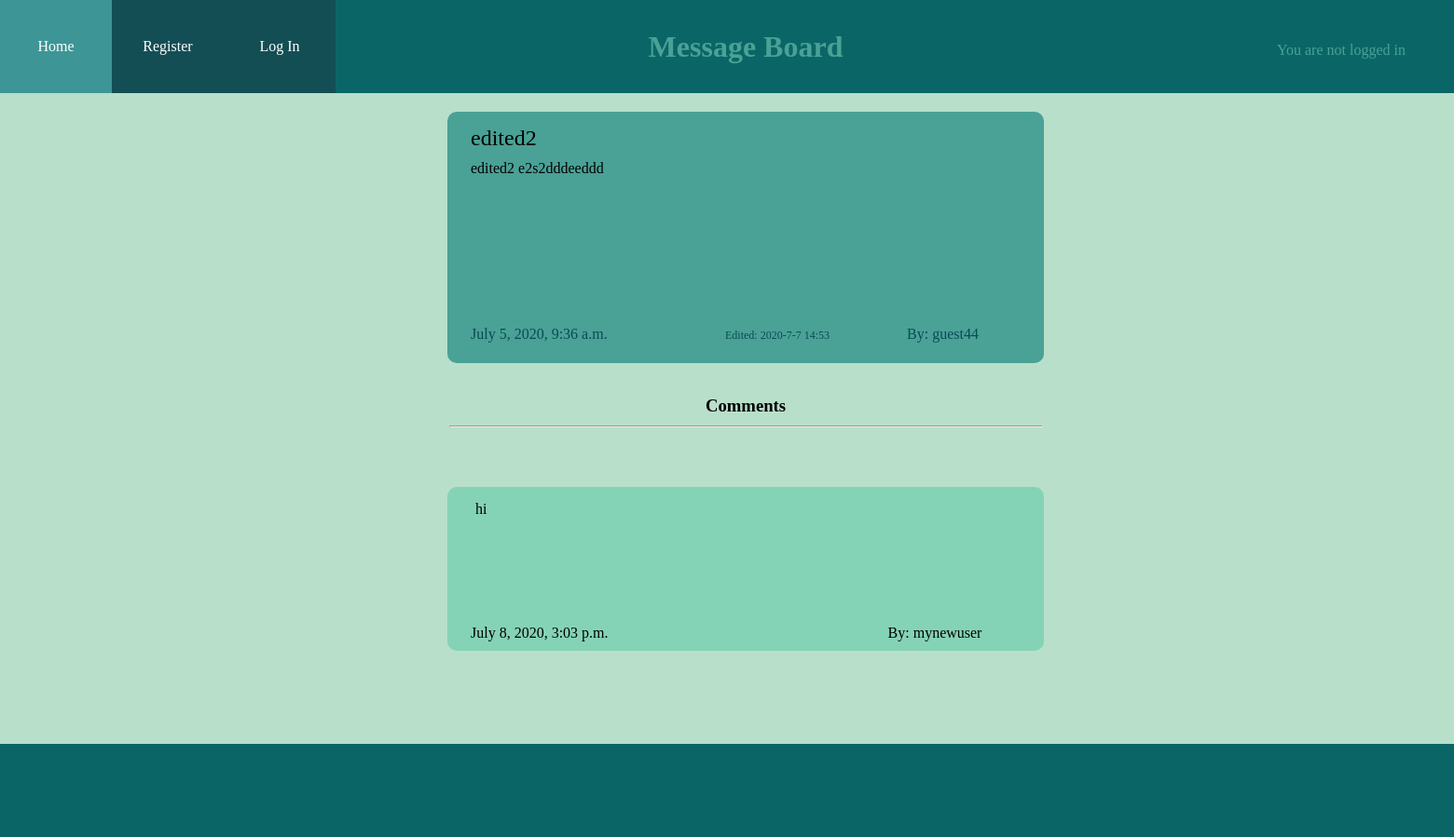
/post/1/, run on an earlier commit of the app's database.
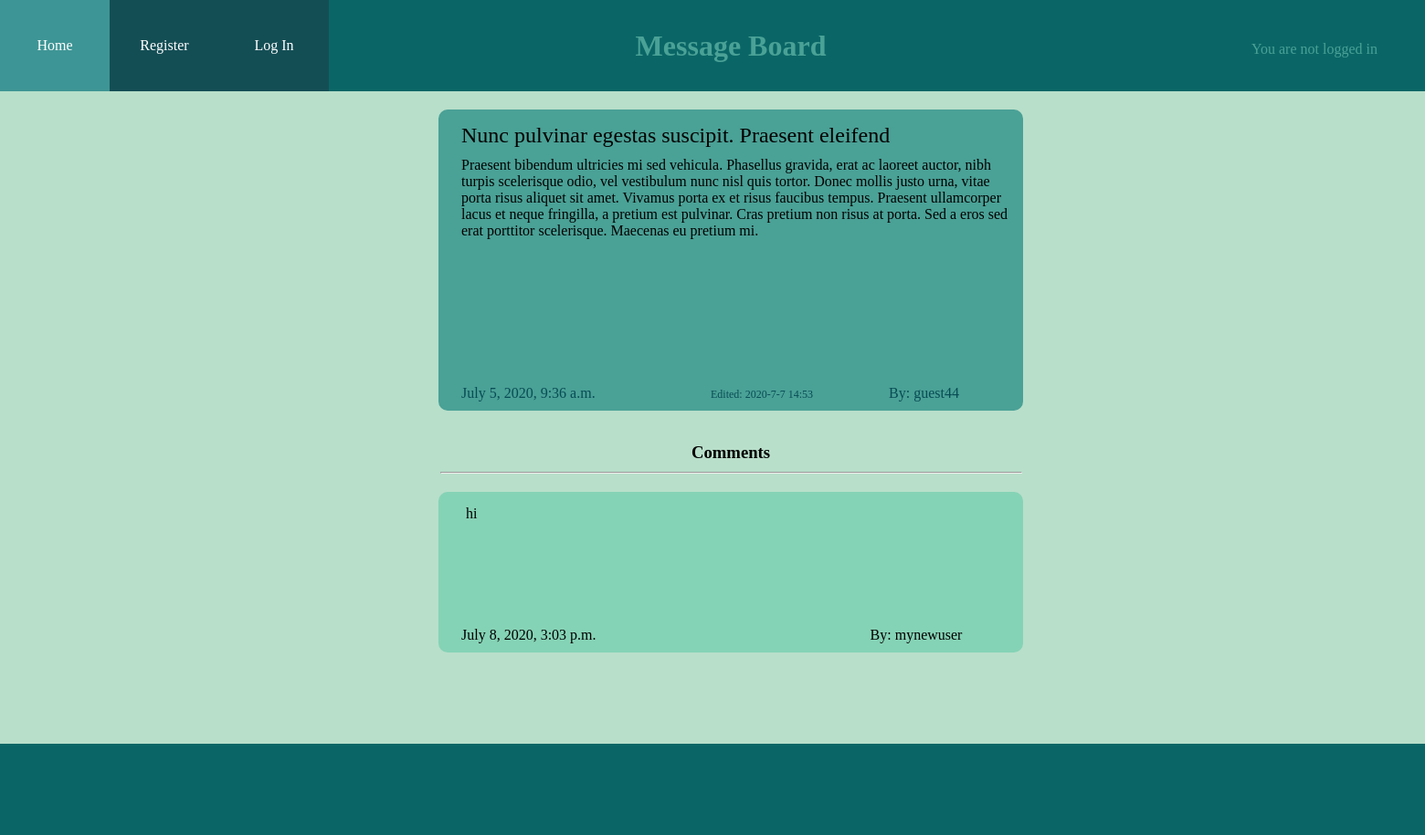
And on a later commit of the database.
### post/models.py (models this page shows)
class Post(models.Model):
    title= models.CharField(max_length=30,null=True,blank=True)
    body= models.TextField(max_length=500)
    date= models.DateTimeField(auto_now_add=True)
    edit_date=models.DateTimeField(blank=True,null=True)
    author= models.ForeignKey(settings.AUTH_USER_MODEL,on_delete=models.DO_NOTHING,default=None)
    comments_amount=models.IntegerField(default=0)

### account/models.py (models this page shows)
class User(AbstractUser):
     dob=models.CharField(max_length=20,default=0)

### post/views.py (the view)
# urls.py: path('<int:post_id>/',views.post_details,name="post_details"),
def post_details(request,post_id):
    details = Post.objects.all().get(id=post_id)
    form = Comment_form(request.POST)
    comments = Comment.objects.all().filter(id_post=post_id).order_by('date').reverse()
    if request.method == "POST":
        form = Comment_form(request.POST)
        if form.is_valid():
            comment = form.save(commit=False)
            comment.author = request.user
            comment.id_post = post_id
            num_of_comments = Post.objects.get(id=post_id)
            num_of_comments.comments_amount += 1
            num_of_comments.save()
            comment.save()
            return redirect(f"/post/{post_id}")
    else:
        form = Comment_form()
    return render(request,'post/post.html',{'details':details,'comments':comments,'form':form})

### post/templates/post/post.html (shortened to what this page needs)
{% extends "main.html" %}
{% load static %}
{% block content %}
    <link rel="stylesheet" type="text/css" href="{% static 'post/post.css' %}">
    <div class="maincontainer">
        <div class="post">
            <div class="title">
                {{ details.title }}
            </div>
            <div class="details">
                {{ details.body }}
            </div>
            <div class="lower_container">
                <span class="date">{{ details.date }}</span>
                <span class="author">By: {{ details.author }}</span>
                {% if details.edit_date %}
                    <span class="edited">Edited: {{details.edit_date.year}}-{{details.edit_date.month}}-{{details.edit_date.month}} {{details.edit_date.hour}}:{{details.edit_date.minute}} </span>
                {% endif %}
            </div>
        </div>
        {% if comments %}
            <h3 style="margin-top:35px;">Comments</h3>
        {% endif %}
        {% if comments %}
            <hr style="width:635px;margin:auto;margin-top:10px;color:rgb(74, 161, 150)">
        {% endif %}
        {% for comment in comments %}
            <div class="comments">
                <div class="body2">{{ comment.body }}</div>
                <div class="date2">{{ comment.date }}
                    <div class="author2"><span>By: </span>{{ comment.author }}</div>
                </div>
            </div>
        {% endfor %}
    </div>
{% endblock %}

What changed in the data, as far as the page shows it:
changed Post "guest44": title "edited2" → "Nunc pulvinar egestas suscipit. Praesent eleifend"; body "edited2 e2s2dddeeddd" → "Praesent bibendum ultricies mi sed vehicula. Phasellus gravida, erat ac laoreet auctor, nibh turpis scelerisque odio, vel vestibulum nunc nisl quis tortor. Donec mollis justo urna, vitae porta risus aliquet sit amet. Vivamus porta ex et risus faucibus tempus. Praesent ullamcorper lacus et neque fringilla, a pretium est pulvinar. Cras pretium non risus at porta. Sed a eros sed erat porttitor scelerisque. Maecenas eu pretium mi."
